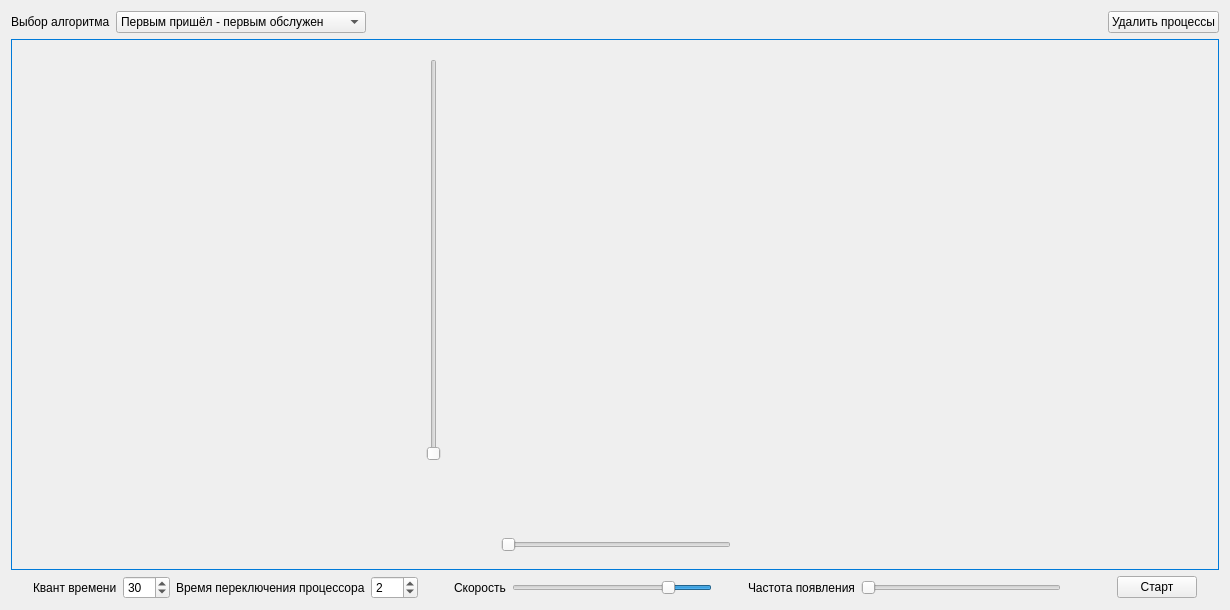
<?xml version="1.0" encoding="UTF-8"?>
<ui version="4.0">
 <class>MainWindow</class>
 <widget class="QMainWindow" name="MainWindow">
  <property name="geometry">
   <rect>
    <x>0</x>
    <y>0</y>
    <width>1230</width>
    <height>610</height>
   </rect>
  </property>
  <property name="minimumSize">
   <size>
    <width>1230</width>
    <height>610</height>
   </size>
  </property>
  <property name="maximumSize">
   <size>
    <width>1230</width>
    <height>610</height>
   </size>
  </property>
  <property name="windowTitle">
   <string>MainWindow</string>
  </property>
  <widget class="QWidget" name="centralWidget">
   <layout class="QVBoxLayout" name="verticalLayout">
    <item>
     <layout class="QHBoxLayout" name="horizontalLayout_2">
      <item>
       <widget class="QLabel" name="labelAlgorithm">
        <property name="sizePolicy">
         <sizepolicy hsizetype="Maximum" vsizetype="Preferred">
          <horstretch>0</horstretch>
          <verstretch>0</verstretch>
         </sizepolicy>
        </property>
        <property name="autoFillBackground">
         <bool>false</bool>
        </property>
        <property name="text">
         <string>Выбор алгоритма</string>
        </property>
       </widget>
      </item>
      <item>
       <widget class="QComboBox" name="algorithmBox">
        <property name="sizePolicy">
         <sizepolicy hsizetype="Fixed" vsizetype="Fixed">
          <horstretch>0</horstretch>
          <verstretch>0</verstretch>
         </sizepolicy>
        </property>
        <property name="minimumSize">
         <size>
          <width>250</width>
          <height>0</height>
         </size>
        </property>
        <item>
         <property name="text">
          <string>Первым пришёл - первым обслужен</string>
         </property>
        </item>
        <item>
         <property name="text">
          <string>Краткосрочное планирование</string>
         </property>
        </item>
        <item>
         <property name="text">
          <string>Наименьшее оставшееся время</string>
         </property>
        </item>
        <item>
         <property name="text">
          <string>Циклическое планирование</string>
         </property>
        </item>
       </widget>
      </item>
      <item>
       <spacer name="horizontalSpacer_4">
        <property name="orientation">
         <enum>Qt::Horizontal</enum>
        </property>
        <property name="sizeHint" stdset="0">
         <size>
          <width>40</width>
          <height>20</height>
         </size>
        </property>
       </spacer>
      </item>
      <item>
       <widget class="QPushButton" name="restartButton">
        <property name="text">
         <string>Удалить процессы</string>
        </property>
       </widget>
      </item>
     </layout>
    </item>
    <item>
     <widget class="QWidget" name="canvas" native="true">
      <property name="sizePolicy">
       <sizepolicy hsizetype="Preferred" vsizetype="Expanding">
        <horstretch>0</horstretch>
        <verstretch>0</verstretch>
       </sizepolicy>
      </property>
      <property name="styleSheet">
       <string notr="true">QWidget#canvas{
border: 1px solid rgb(0, 122, 217);
}</string>
      </property>
      <widget class="QSlider" name="queueSlider">
       <property name="geometry">
        <rect>
         <x>412</x>
         <y>20</y>
         <width>22</width>
         <height>402</height>
        </rect>
       </property>
       <property name="maximum">
        <number>100</number>
       </property>
       <property name="orientation">
        <enum>Qt::Vertical</enum>
       </property>
      </widget>
      <widget class="QSlider" name="barSlider">
       <property name="geometry">
        <rect>
         <x>490</x>
         <y>495</y>
         <width>230</width>
         <height>22</height>
        </rect>
       </property>
       <property name="maximum">
        <number>100</number>
       </property>
       <property name="orientation">
        <enum>Qt::Horizontal</enum>
       </property>
      </widget>
     </widget>
    </item>
    <item>
     <layout class="QHBoxLayout" name="horizontalLayout">
      <item>
       <spacer name="horizontalSpacer">
        <property name="orientation">
         <enum>Qt::Horizontal</enum>
        </property>
        <property name="sizeHint" stdset="0">
         <size>
          <width>40</width>
          <height>20</height>
         </size>
        </property>
       </spacer>
      </item>
      <item>
       <widget class="QLabel" name="label">
        <property name="text">
         <string>Квант времени</string>
        </property>
       </widget>
      </item>
      <item>
       <widget class="QSpinBox" name="quantSpin">
        <property name="minimum">
         <number>5</number>
        </property>
        <property name="maximum">
         <number>500</number>
        </property>
        <property name="value">
         <number>30</number>
        </property>
       </widget>
      </item>
      <item>
       <widget class="QLabel" name="label_3">
        <property name="text">
         <string>Время переключения процессора</string>
        </property>
       </widget>
      </item>
      <item>
       <widget class="QSpinBox" name="delaySpin">
        <property name="maximum">
         <number>100</number>
        </property>
        <property name="value">
         <number>2</number>
        </property>
       </widget>
      </item>
      <item>
       <spacer name="horizontalSpacer_5">
        <property name="orientation">
         <enum>Qt::Horizontal</enum>
        </property>
        <property name="sizeType">
         <enum>QSizePolicy::Fixed</enum>
        </property>
        <property name="sizeHint" stdset="0">
         <size>
          <width>30</width>
          <height>20</height>
         </size>
        </property>
       </spacer>
      </item>
      <item>
       <widget class="QLabel" name="labelSpeed">
        <property name="sizePolicy">
         <sizepolicy hsizetype="Maximum" vsizetype="Preferred">
          <horstretch>0</horstretch>
          <verstretch>0</verstretch>
         </sizepolicy>
        </property>
        <property name="text">
         <string>Скорость</string>
        </property>
       </widget>
      </item>
      <item>
       <widget class="QSlider" name="speedSlider">
        <property name="sizePolicy">
         <sizepolicy hsizetype="Preferred" vsizetype="Fixed">
          <horstretch>0</horstretch>
          <verstretch>0</verstretch>
         </sizepolicy>
        </property>
        <property name="minimumSize">
         <size>
          <width>200</width>
          <height>0</height>
         </size>
        </property>
        <property name="minimum">
         <number>1</number>
        </property>
        <property name="maximum">
         <number>100</number>
        </property>
        <property name="pageStep">
         <number>1</number>
        </property>
        <property name="value">
         <number>20</number>
        </property>
        <property name="orientation">
         <enum>Qt::Horizontal</enum>
        </property>
        <property name="invertedAppearance">
         <bool>true</bool>
        </property>
        <property name="invertedControls">
         <bool>false</bool>
        </property>
       </widget>
      </item>
      <item>
       <spacer name="horizontalSpacer_6">
        <property name="orientation">
         <enum>Qt::Horizontal</enum>
        </property>
        <property name="sizeType">
         <enum>QSizePolicy::Fixed</enum>
        </property>
        <property name="sizeHint" stdset="0">
         <size>
          <width>30</width>
          <height>20</height>
         </size>
        </property>
       </spacer>
      </item>
      <item>
       <widget class="QLabel" name="label_2">
        <property name="text">
         <string>Частота появления</string>
        </property>
       </widget>
      </item>
      <item>
       <widget class="QSlider" name="frequencySlider">
        <property name="minimumSize">
         <size>
          <width>200</width>
          <height>0</height>
         </size>
        </property>
        <property name="minimum">
         <number>1</number>
        </property>
        <property name="maximum">
         <number>5</number>
        </property>
        <property name="orientation">
         <enum>Qt::Horizontal</enum>
        </property>
       </widget>
      </item>
      <item>
       <spacer name="horizontalSpacer_3">
        <property name="orientation">
         <enum>Qt::Horizontal</enum>
        </property>
        <property name="sizeType">
         <enum>QSizePolicy::Fixed</enum>
        </property>
        <property name="sizeHint" stdset="0">
         <size>
          <width>50</width>
          <height>20</height>
         </size>
        </property>
       </spacer>
      </item>
      <item>
       <widget class="QPushButton" name="startButton">
        <property name="sizePolicy">
         <sizepolicy hsizetype="Maximum" vsizetype="Fixed">
          <horstretch>0</horstretch>
          <verstretch>0</verstretch>
         </sizepolicy>
        </property>
        <property name="text">
         <string>Старт</string>
        </property>
       </widget>
      </item>
      <item>
       <spacer name="horizontalSpacer_2">
        <property name="orientation">
         <enum>Qt::Horizontal</enum>
        </property>
        <property name="sizeHint" stdset="0">
         <size>
          <width>40</width>
          <height>20</height>
         </size>
        </property>
       </spacer>
      </item>
     </layout>
    </item>
   </layout>
  </widget>
  <widget class="QMenuBar" name="menuBar">
   <property name="geometry">
    <rect>
     <x>0</x>
     <y>0</y>
     <width>1230</width>
     <height>26</height>
    </rect>
   </property>
  </widget>
 </widget>
 <layoutdefault spacing="6" margin="11"/>
 <resources/>
 <connections/>
</ui>
